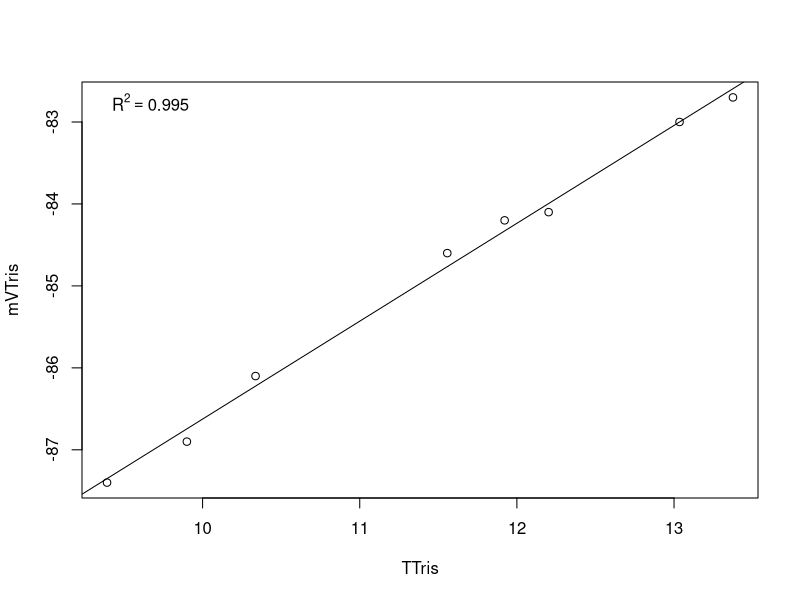

Reproduce this figure in R.
# modified for personal Lenovo PC at PT Whitney summer 2018
# last modification on 20180629 by SJG
setwd("C:/Users/samjg/Documents/My_Projects/Geoduck_transgen_offspring_OA/RAnalysis/Data/pH_Calibration_Files/") #set working directory

Calib.Data <-read.table("20190209.csv", header=TRUE, sep=",", na.string="NA", as.is=TRUE) #reads in the data files
model <-lm(mVTris ~ TTris, data=Calib.Data) #runs a linear regression of mV as a function of temperature
coe <- coef(model) #extracts the coeffecients
R2<-summary(model)$r.squared
plot(mVTris ~ TTris, data=Calib.Data)
abline(lm(mVTris ~ TTris, data=Calib.Data))
legend('topleft', legend = bquote(R^2 == .(format(R2, digits = 3))), bty='n')
